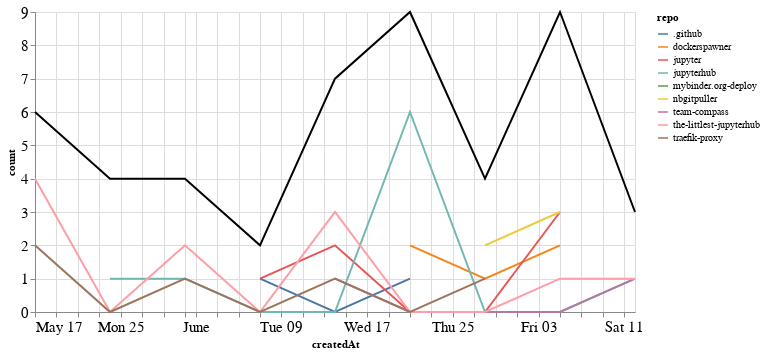

This figure's notebook cell:
### Markdown cell above
## Comments

### Code cell
comments_time = comments.groupby('repo').resample('W', on='createdAt').count()['author'].reset_index()
comments_time = comments_time.rename(columns={'author': 'count'})
comments_time_total = comments_time.groupby('createdAt').agg({"count": "sum"}).reset_index()
ch1 = alt.Chart(comments_time, width=600).mark_line().encode(
    x='createdAt',
    y='count',
    color='repo',
    tooltip="repo"
)

ch2 = alt.Chart(comments_time_total, width=600).mark_line(color="black").encode(
    x='createdAt',
    y='count',
)

ch1 + ch2

### Figure 1 — Vega-Lite specification as saved in the notebook (floating-point values rounded to 4 significant figures)
{"config": {"axisLeft": {"labelFontSize": 15}, "axisBottom": {"labelFontSize": 15}}, "layer": [{"data": {"name": "data-a55c6f4beccc4fe6ab0eee0f8a127ba1"}, "mark": "line", "encoding": {"color": {"type": "nominal", "field": "repo"}, "tooltip": {"type": "nominal", "field": "repo"}, "x": {"type": "temporal", "field": "createdAt"}, "y": {"type": "quantitative", "field": "count"}}, "width": 600}, {"data": {"name": "data-896a99b6c25a8017351a0618d740519f"}, "mark": {"type": "line", "color": "black"}, "encoding": {"x": {"type": "temporal", "field": "createdAt"}, "y": {"type": "quantitative", "field": "count"}}, "width": 600}], "$schema": "https://vega.github.io/schema/vega-lite/v4.8.1.json", "datasets": {"data-a55c6f4beccc4fe6ab0eee0f8a127ba1": [{"repo": ".github", "createdAt": "2020-06-07T00:00:00", "count": 1}, {"repo": ".github", "createdAt": "2020-06-14T00:00:00", "count": 0}, {"repo": ".github", "createdAt": "2020-06-21T00:00:00", "count": 1}, {"repo": "dockerspawner", "createdAt": "2020-06-21T00:00:00", "count": 2}, {"repo": "dockerspawner", "createdAt": "2020-06-28T00:00:00", "count": 1}, {"repo": "dockerspawner", "createdAt": "2020-07-05T00:00:00", "count": 2}, {"repo": "jupyter", "createdAt": "2020-06-07T00:00:00", "count": 1}, {"repo": "jupyter", "createdAt": "2020-06-14T00:00:00", "count": 2}, {"repo": "jupyter", "createdAt": "2020-06-21T00:00:00", "count": 0}, {"repo": "jupyter", "createdAt": "2020-06-28T00:00:00", "count": 0}, {"repo": "jupyter", "createdAt": "2020-07-05T00:00:00", "count": 3}, {"repo": "jupyterhub", "createdAt": "2020-05-24T00:00:00", "count": 1}, {"repo": "jupyterhub", "createdAt": "2020-05-31T00:00:00", "count": 1}, {"repo": "jupyterhub", "createdAt": "2020-06-07T00:00:00", "count": 0}, {"repo": "jupyterhub", "createdAt": "2020-06-14T00:00:00", "count": 0}, {"repo": "jupyterhub", "createdAt": "2020-06-21T00:00:00", "count": 6}, {"repo": "jupyterhub", "createdAt": "2020-06-28T00:00:00", "count": 0}, {"repo": "jupyterhub", "createdAt": "2020-07-05T00:00:00", "count": 0}, {"repo": "jupyterhub", "createdAt": "2020-07-12T00:00:00", "count": 1}, {"repo": "mybinder.org-deploy", "createdAt": "2020-05-24T00:00:00", "count": 3}, {"repo": "nbgitpuller", "createdAt": "2020-06-28T00:00:00", "count": 2}, {"repo": "nbgitpuller", "createdAt": "2020-07-05T00:00:00", "count": 3}, {"repo": "team-compass", "createdAt": "2020-06-14T00:00:00", "count": 1}, {"repo": "team-compass", "createdAt": "2020-06-21T00:00:00", "count": 0}, {"repo": "team-compass", "createdAt": "2020-06-28T00:00:00", "count": 0}, {"repo": "team-compass", "createdAt": "2020-07-05T00:00:00", "count": 0}, {"repo": "team-compass", "createdAt": "2020-07-12T00:00:00", "count": 1}, {"repo": "the-littlest-jupyterhub", "createdAt": "2020-05-17T00:00:00", "count": 4}, {"repo": "the-littlest-jupyterhub", "createdAt": "2020-05-24T00:00:00", "count": 0}, {"repo": "the-littlest-jupyterhub", "createdAt": "2020-05-31T00:00:00", "count": 2}, {"repo": "the-littlest-jupyterhub", "createdAt": "2020-06-07T00:00:00", "count": 0}, {"repo": "the-littlest-jupyterhub", "createdAt": "2020-06-14T00:00:00", "count": 3}, {"repo": "the-littlest-jupyterhub", "createdAt": "2020-06-21T00:00:00", "count": 0}, {"repo": "the-littlest-jupyterhub", "createdAt": "2020-06-28T00:00:00", "count": 0}, {"repo": "the-littlest-jupyterhub", "createdAt": "2020-07-05T00:00:00", "count": 1}, {"repo": "the-littlest-jupyterhub", "createdAt": "2020-07-12T00:00:00", "count": 1}, {"repo": "traefik-proxy", "createdAt": "2020-05-17T00:00:00", "count": 2}, {"repo": "traefik-proxy", "createdAt": "2020-05-24T00:00:00", "count": 0}, {"repo": "traefik-proxy", "createdAt": "2020-05-31T00:00:00", "count": 1}, {"repo": "traefik-proxy", "createdAt": "2020-06-07T00:00:00", "count": 0}, {"repo": "traefik-proxy", "createdAt": "2020-06-14T00:00:00", "count": 1}, {"repo": "traefik-proxy", "createdAt": "2020-06-21T00:00:00", "count": 0}, {"repo": "traefik-proxy", "createdAt": "2020-06-28T00:00:00", "count": 1}], "data-896a99b6c25a8017351a0618d740519f": [{"createdAt": "2020-05-17T00:00:00", "count": 6}, {"createdAt": "2020-05-24T00:00:00", "count": 4}, {"createdAt": "2020-05-31T00:00:00", "count": 4}, {"createdAt": "2020-06-07T00:00:00", "count": 2}, {"createdAt": "2020-06-14T00:00:00", "count": 7}, {"createdAt": "2020-06-21T00:00:00", "count": 9}, {"createdAt": "2020-06-28T00:00:00", "count": 4}, {"createdAt": "2020-07-05T00:00:00", "count": 9}, {"createdAt": "2020-07-12T00:00:00", "count": 3}]}}
